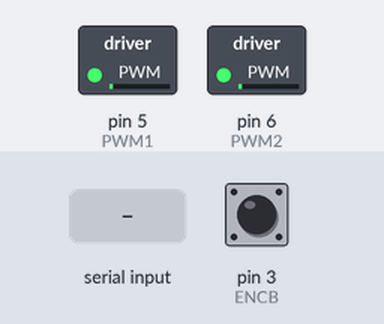
Bench run of a sketch on a simulated Arduino Uno, built with avr-gcc and run on an emulated ATmega328P. On the bench: switched loads named in the sketch (green lamp = pin HIGH). Inputs (shaded band) come from the test bench; at power-on: pin 3 (ENCB) HIGH. What the sketch prints to the serial monitor is not drawn.

Above: at 2.2 s.
2.3 s: "90,45\n" received over Serial
At 2.7 s:
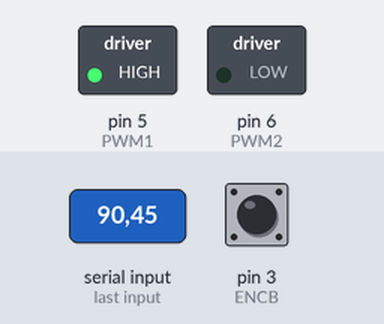
Timing chart, 0 to 5.3 s (numbered marks = the images above; inputs shaded):
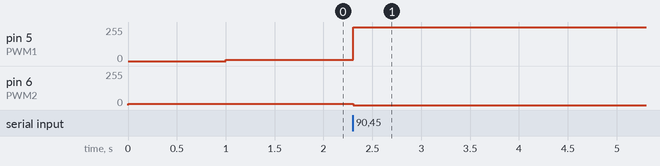

Measured:
- after the input at 2.3 s, pin 5 (PWM1): 10/255 → 255/255 at once; pin 6 (PWM2): 10/255 → 0/255 at once

The sketch:

main.ino
```cpp
// (C) Erik Lindstrand, Konstantinos Rokanas, Michal Spano, group: 5 (2024)
// Work package 6
// Exercise 1, tasks 2, 3
// Submission code: 389372

// Defines section
// DC motor pins
#define ENCA 2
#define ENCB 3
#define PWM1 5
#define PWM2 6

#define POS_MAX        2299 // Position value (maximum)
#define SERIAL_PORT    9600 // Serial monitor
#define FULL_CIRCLE_MAX 359 // 0-359, 360 == 0.

int pos = 0, // Position in ticks
    deg = 0; // Position in degrees

int degtarget = 0, // Target position in degrees
    speed     = 0; // Desired motor speed

// Note: $K_{p}$ has been tweaked with different values, albeit =4 seems to provide
// the 'best' result.
int kp    = 4; // Proportional constant for controller (tuning parameter)
int u_out = 0; // Output of controller

int e = 0, // Globally used error value
    a = 0, // A-encoder signal
    b = 0; // A-encoder signal

/* The setup function of the program */
void setup() {
  Serial.begin(SERIAL_PORT);  // Begin Serial Monitor
  pinMode(ENCA,INPUT_PULLUP); // Channel A
  pinMode(ENCB,INPUT_PULLUP); // Channel B
  pinMode(PWM1,OUTPUT);       // I'm actually not sure what this configures.
  pinMode(PWM2,OUTPUT);       // I'm actually not sure what this configures (yet again).

  // Attach the interrupt; note: it should be sufficient to attache the
  // interrupt to only one of the encoder ports. This part is related to task 2
  // of this exercise.
  attachInterrupt(
                  digitalPinToInterrupt(ENCB), // Digital type at `ENCB`
                  ISR_readEncoder,             // Use the ISR
                  CHANGE                       // On event `CHANGE`
  );

  // Avoid TinkerCad bug. Replace 1 with 0 to disable the following.
#if 1
  analogWrite(PWM2, 10); delay(1000); analogWrite(PWM1, 10);
#endif
}

/* The loop function of the program */
void loop() {
  // Avoid TinkerCad bug. Replace 1 with 0 to disable the following.
#if 1
  analogWrite(PWM2, 10); delay(1000); analogWrite(PWM1, 10);
#endif

  // Check if motor rotated all the way around and reset the state
  if (pos > POS_MAX) {  // For any spins greater than one full circle
    deg = deg - FULL_CIRCLE_MAX;
    pos = pos - POS_MAX;
  } else if (pos < 0) { // For any spins lower than one full circle
    deg =  FULL_CIRCLE_MAX + deg;
    pos = POS_MAX + pos;
  }

  // Log the current position
  Serial.print("The current position is: "); Serial.println(deg);

  // Get input from the user (from the Serial port)
  degtarget = get_int();

  // Calculate (initial) error
  // $\to e = pos_{is} - pos_{desired}$
  e = degtarget - deg;

  // Loop until error is zero
  while (e != 0) {

    // Map current position into degrees
    deg = map(pos, 0, POS_MAX, 0, FULL_CIRCLE_MAX);

    // Log the current value of `deg` and output the error value onto the
    // Serial Monitor. These are disabled by default, because they seem to obfuscate
    // the Serial Monitor output and the motor's behavior. Replace 0 with 1 to enable.
#if 0
    Serial.print("Current error: "); Serial.println(e);
    Serial.print("The current angle (deg) is: "); Serial.println(deg);
#endif

  	// Get necessary speed signal
  	speed = getAction(e);

  	// Send speed signal to motor (clockwise rotation)
    if (speed >= 0) {
      // The motor does not react with too low inputs
    	if (speed < 100) speed = 100;

      // Write to the motor
      analogWrite(PWM1, speed); // Write `speed` to PWM1
      analogWrite(PWM2, 0);     // Write 0 to PWM2
  	} else { // Counter-clockwise rotation
      // The motor does not react with too low inputs
    	if (-speed < 100) speed = -100;

      // Write to the motor
      analogWrite(PWM1, 0);      // Write 0 to PWM1
      analogWrite(PWM2, -speed); // Write the negated `speed` value to PWM2
    }

    // Calculate the new error and assign it to the global variable.
    // Reapply: $\to e = pos_{is} - pos_{desired}$.
  	e = degtarget - deg;
  }
}

/**
 * A helper function to read a three digit integer from the Serial port.
 *
 * @returns - a three digit integer read from the Serial port.
 */
int get_int() {
  char buf[3];    // To store the raw value
  int ready =  0, // To indicate the state
      input = -1; // To store the parsed value

  // Prompt the user via the Serial Monitor
  Serial.println("Please enter the desired position:");

  // While the user is typing the value, block the execution
  while (!ready) {
    ready = Serial.readBytes(buf, 3); // Read 3 chars
    input = atoi(&buf[0]);            // Attempt to parse as an int
  }

  // Return the obtained value from the user.
  return input;
}

/**
 * Helper function to drive the motor to a desired position (in degrees).
 * This function return the control signal $u_{out}$ that is provided to the motor.
 * Part of task 3 of Exercise 1.
 */
int getAction(int error) {
  // Calculate u_out as function of the error and the kp (tuning parameter).
  // This relation is described in Task 3: A Position Controller.
  u_out = kp * e;

  // Note: `u_out` cannot be more than 254 or less than -254.
  // Otherwise, return the value.
  if      (u_out >  254) return   255;
  else if (u_out < -254) return  -255;
  else                   return u_out; // OK
}

/**
 * An interrupt service routine for A, B encoders triggered on a CHANGE event.
 * Part of task 2 of Exercise 1.
 */
void ISR_readEncoder(){
  int encoder_A = digitalRead(ENCA), // Read the value of the A encoder
      encoder_B = digitalRead(ENCB); // Read the value of the B encoder

  // Update the position based on the obtained signal values:
  pos += (encoder_A == encoder_B)
          ?  1  // clockwise,
          : -1; // counter-clockwise.
}
```
